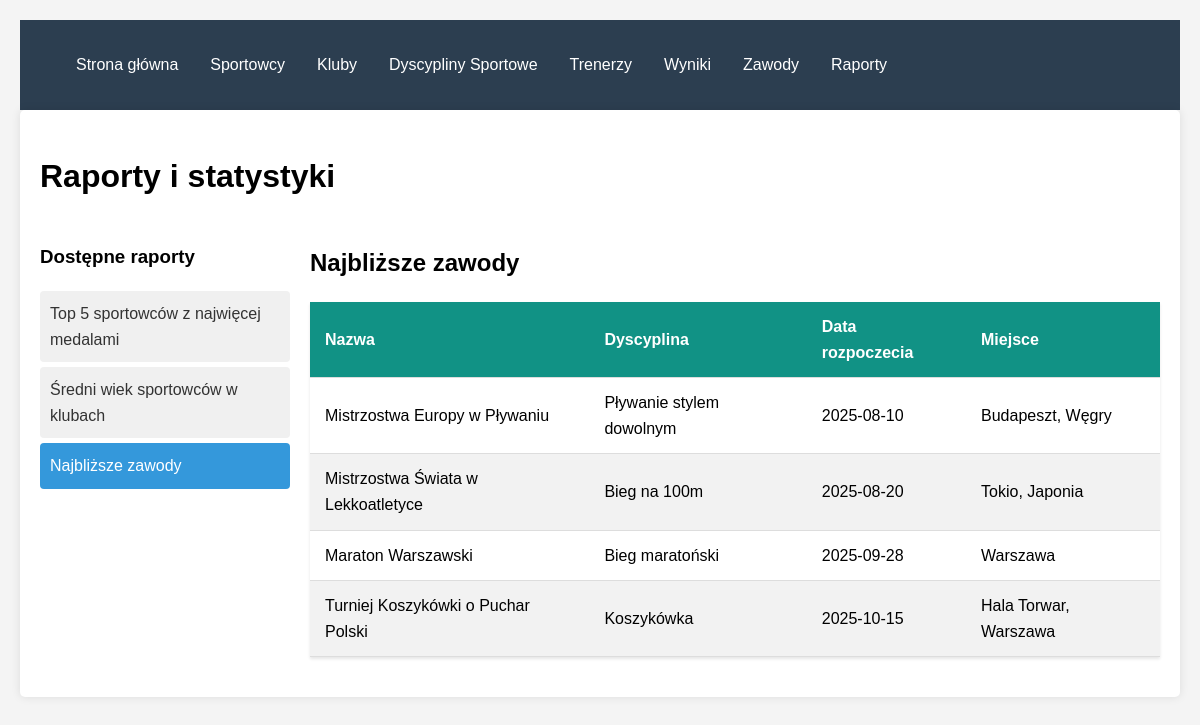
The page /baza_sport/raports.php?raport=2 on the database its author committed.
### tables this page shows
CREATE TABLE `zawody` (
  `zawody_id` int(11) NOT NULL,
  `nazwa` varchar(100) NOT NULL,
  `dyscyplina_id` int(11) DEFAULT NULL,
  `data_rozpoczecia` date NOT NULL,
  `data_zakonczenia` date DEFAULT NULL,
  `miejsce` varchar(100) DEFAULT NULL,
  `organizator` varchar(100) DEFAULT NULL
);

CREATE TABLE `dyscypliny` (
  `dyscyplina_id` int(11) NOT NULL,
  `nazwa` varchar(100) NOT NULL,
  `typ` enum('indywidualna','zespołowa') NOT NULL,
  `opis` text DEFAULT NULL
);

### baza_sport/raports.php (the view, shortened to what this page needs)
<?php
require_once __DIR__ . '/includes/config.php';
$raporty = [
    [
        'tytul' => 'Top 5 sportowców z najwięcej medalami',
        'sql' => "SELECT s.imie, s.nazwisko, COUNT(w.wynik_id) as liczba_medali
                 FROM Wyniki w
                 JOIN Sportowcy s ON w.sportowiec_id = s.sportowiec_id
                 WHERE w.pozycja <= 3
                 GROUP BY s.sportowiec_id
                 ORDER BY liczba_medali DESC
                 LIMIT 5"
    ],
    [
        'tytul' => 'Średni wiek sportowców w klubach',
        'sql' => "SELECT k.nazwa as klub,
                        FLOOR(AVG(TIMESTAMPDIFF(YEAR, s.data_urodzenia, CURDATE()))) as sredni_wiek
                 FROM Sportowcy s
                 JOIN Kluby k ON s.klub_id = k.klub_id
                 GROUP BY k.klub_id
                 ORDER BY sredni_wiek DESC"
    ],
    [
        'tytul' => 'Najbliższe zawody',
        'sql' => "SELECT z.nazwa, d.nazwa as dyscyplina,
                        z.data_rozpoczecia, z.miejsce
                 FROM Zawody z
                 JOIN Dyscypliny d ON z.dyscyplina_id = d.dyscyplina_id
                 WHERE z.data_rozpoczecia >= CURDATE()
                 ORDER BY z.data_rozpoczecia
                 LIMIT 5"
    ]
];
$wybrany_raport = $_GET['raport'] ?? 0;
$wyniki = [];
$naglowki = [];
if (isset($raporty[$wybrany_raport])) {
    try {
        $stmt = $conn->query($raporty[$wybrany_raport]['sql']);
        $wyniki = $stmt->fetchAll();
        if (!empty($wyniki)) {
            $naglowki = array_keys($wyniki[0]);
        }
    } catch (PDOException $e) {
        $error = "Błąd wykonania zapytania: " . $e->getMessage();
    }
}
?>
<!DOCTYPE html>
<html lang="pl">
<head>
    <link rel="stylesheet" href="style.css">
</head>
<body>
    <?php include 'includes/header.php'; ?>
    <div class="container">
        <h1>Raporty i statystyki</h1>
        <div class="raporty-container">
            <div class="raporty-menu">
                <h3>Dostępne raporty</h3>
                <?php foreach ($raporty as $index => $raport): ?>
                    <a href="?raport=<?= $index ?>"
                       class="raport-link <?= $wybrany_raport == $index ? 'active' : '' ?>">
                        <?= htmlspecialchars($raport['tytul']) ?>
                    </a>
                <?php endforeach; ?>
            </div>
            <div class="raporty-content">
                <?php if (isset($error)): ?>
                    <div class="alert error"><?= $error ?></div>
                <?php elseif (!empty($wyniki)): ?>
                    <h2><?= htmlspecialchars($raporty[$wybrany_raport]['tytul']) ?></h2>
                    <table class="data-table">
                        <thead>
                            <tr>
                                <?php foreach ($naglowki as $naglowek): ?>
                                    <th><?= ucfirst(str_replace('_', ' ', $naglowek)) ?></th>
                                <?php endforeach; ?>
                            </tr>
                        </thead>
                        <tbody>
                            <?php foreach ($wyniki as $wiersz): ?>
                                <tr>
                                    <?php foreach ($wiersz as $wartosc): ?>
                                        <td><?= htmlspecialchars($wartosc) ?></td>
                                    <?php endforeach; ?>
                                </tr>
                            <?php endforeach; ?>
                        </tbody>
                    </table>
                <?php else: ?>
                    <p>Wybierz raport z menu po lewej stronie</p>
                <?php endif; ?>
            </div>
        </div>
    </div>
</body>
</html>

### baza_sport/style.css (style rules this page uses)
body { font-family: Arial, sans-serif; line-height: 1.6; margin: 0; padding: 20px; background-color: #f4f4f4; }
.container { max-width: 1200px; margin: 0 auto; background: #fff; padding: 20px; border-radius: 5px; box-shadow: 0 0 10px rgba(0,0,0,0.1); }
.data-table { width: 100%; border-collapse: collapse; margin: 20px 0; box-shadow: 0 2px 3px rgba(0,0,0,0.1); }
.data-table th, .data-table td { padding: 12px 15px; text-align: left; border-bottom: 1px solid #ddd; }
.data-table th { background-color: #119285; color: white; font-weight: bold; }
.data-table tr:nth-child(even) { background-color: #f2f2f2; }

### baza_sport/raports.php (style rules this page uses)
.raporty-container { display: flex; gap: 20px; }
.raporty-menu { width: 250px; }
.raporty-content { flex: 1; }
.raport-link { display: block; padding: 10px; margin: 5px 0; background: #f0f0f0; border-radius: 4px; text-decoration: none; color: #333; }
.raport-link:hover, .raport-link.active { background: #3498db; color: white; }

### rows shown on the page
zawody: nazwa "Mistrzostwa Europy w Pływaniu", dyscyplina.nazwa "Pływanie stylem dowolnym", data_rozpoczecia "2025-08-10", miejsce "Budapeszt, Węgry"
zawody: nazwa "Mistrzostwa Świata w Lekkoatletyce", dyscyplina.nazwa "Bieg na 100m", data_rozpoczecia "2025-08-20", miejsce "Tokio, Japonia"
zawody: nazwa "Maraton Warszawski", dyscyplina.nazwa "Bieg maratoński", data_rozpoczecia "2025-09-28", miejsce "Warszawa"
zawody: nazwa "Turniej Koszykówki o Puchar Polski", dyscyplina.nazwa "Koszykówka", data_rozpoczecia "2025-10-15", miejsce "Hala Torwar, Warszawa"

### other values the page prints
$raport['tytul'] "Top 5 sportowców z najwięcej medalami"
$raport['tytul'] "Średni wiek sportowców w klubach"
$raport['tytul'] "Najbliższe zawody"
$raporty[$wybrany_raport]['tytul'] "Najbliższe zawody"
str_replace('_', ' ', $naglowek) "Nazwa"
str_replace('_', ' ', $naglowek) "Dyscyplina"
str_replace('_', ' ', $naglowek) "Data rozpoczecia"
str_replace('_', ' ', $naglowek) "Miejsce"
